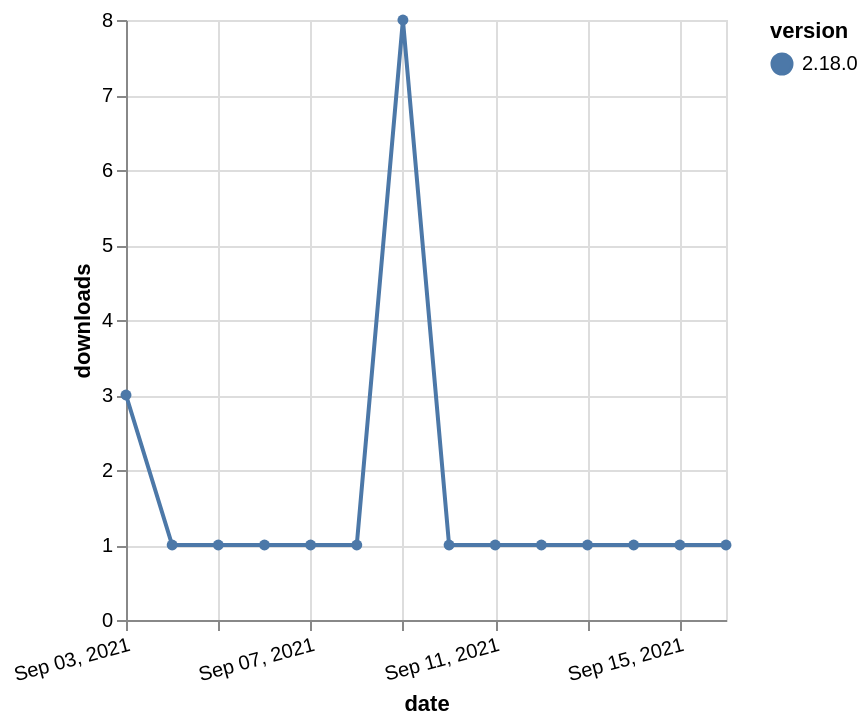

Describe this chart as a Vega-Lite specification.
### Vega-Lite specification from a JSON file in a GitHub repository (floating-point values rounded to 4 significant figures)
{"$schema": "https://vega.github.io/schema/vega-lite/v5.json", "description": "A simple bar chart with embedded data.", "data": {"values": [{"date": "2021-09-03", "total": 523, "delta": 3, "version": "2.18.0"}, {"date": "2021-09-04", "total": 524, "delta": 1, "version": "2.18.0"}, {"date": "2021-09-05", "total": 525, "delta": 1, "version": "2.18.0"}, {"date": "2021-09-06", "total": 526, "delta": 1, "version": "2.18.0"}, {"date": "2021-09-07", "total": 527, "delta": 1, "version": "2.18.0"}, {"date": "2021-09-08", "total": 528, "delta": 1, "version": "2.18.0"}, {"date": "2021-09-09", "total": 536, "delta": 8, "version": "2.18.0"}, {"date": "2021-09-10", "total": 537, "delta": 1, "version": "2.18.0"}, {"date": "2021-09-11", "total": 538, "delta": 1, "version": "2.18.0"}, {"date": "2021-09-12", "total": 539, "delta": 1, "version": "2.18.0"}, {"date": "2021-09-13", "total": 540, "delta": 1, "version": "2.18.0"}, {"date": "2021-09-14", "total": 541, "delta": 1, "version": "2.18.0"}, {"date": "2021-09-15", "total": 542, "delta": 1, "version": "2.18.0"}, {"date": "2021-09-16", "total": 543, "delta": 1, "version": "2.18.0"}]}, "width": "container", "mark": {"type": "line", "point": {"filled": true}}, "encoding": {"x": {"field": "date", "type": "temporal", "timeUnit": "yearmonthdate", "title": "date", "axis": {"labelAngle": -15}}, "y": {"field": "delta", "type": "quantitative", "title": "downloads"}, "color": {"field": "version", "type": "nominal"}, "tooltip": {"field": "delta"}}}
